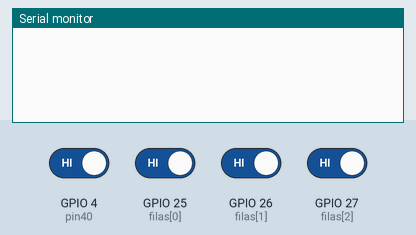
Recording of a program running on a simulated ESP32. Shown: the last lines printed to the serial monitor. The test bench sets the inputs (shaded band); at power-on: GPIO 4 (pin40), GPIO 25 (filas[0]), GPIO 26 (filas[1]), GPIO 27 (filas[2]) HIGH.

Above: at 1.2 s.
1.3 s: GPIO 4 (pin40) driven LOW and GPIO 25 (filas[0]) driven LOW
At 1.43 s:
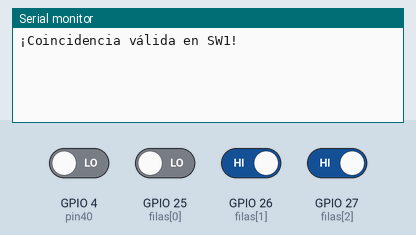
3.2 s: GPIO 26 (filas[1]) driven LOW
At 3.4 s:
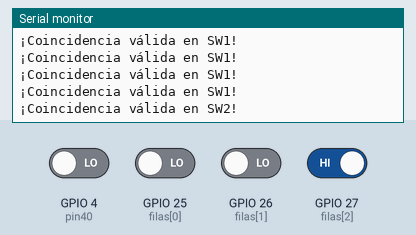
4.7 s: GPIO 27 (filas[2]) driven LOW
At 5.05 s:
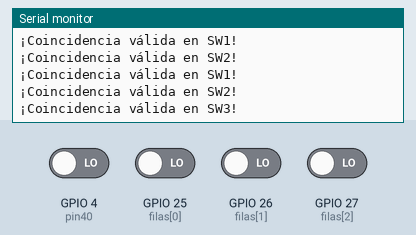
Timing chart, 0 to 7.7 s (numbered marks = the images above; inputs shaded):
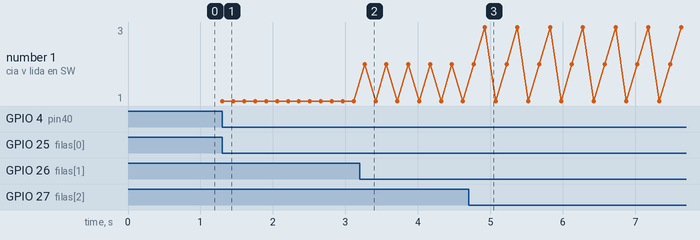

The program:

main.cpp
```cpp
#include <Arduino.h>

// Pines del ESP32 conectados al teclado
const int pin40 = 4;                      // Pin común del teclado
const int filas[] = {25, 26, 27};         // GPIOs disponibles y válidos (ajusta tus conexiones físicas)
const char* nombres[] = {"SW1", "SW2", "SW3"};

const unsigned long umbralTiempo = 800;  // microsegundos mínimos para validación

unsigned long tiempoInicio[3] = {0, 0, 0};
bool posibleCoincidencia[3] = {false, false, false};

void setup() {
  Serial.begin(115200);
  pinMode(pin40, INPUT);
  for (int i = 0; i < 3; i++) {
    pinMode(filas[i], INPUT);
  }
}

void loop() {
  bool estado40 = digitalRead(pin40);

  for (int i = 0; i < 3; i++) {
    bool estadoFila = digitalRead(filas[i]);

    if (estado40 == LOW && estadoFila == LOW) {
      if (!posibleCoincidencia[i]) {
        posibleCoincidencia[i] = true;
        tiempoInicio[i] = micros();
      } else {
        unsigned long duracion = micros() - tiempoInicio[i];
        if (duracion > umbralTiempo) {
          Serial.print("¡Coincidencia válida en ");
          Serial.print(nombres[i]);
          Serial.println("!");
          delay(150);
          posibleCoincidencia[i] = false;
        }
      }
    } else {
      posibleCoincidencia[i] = false;
    }
  }
}
```

Measured:
- after the input at 1.3 s, the serial monitor: prints a new line at once (image 1)
- after the input at 3.2 s, the serial monitor: prints a new line after 0.07 s (image 2)
- after the input at 4.7 s, the serial monitor: prints a new line after 0.22 s (image 3)
- plotted number 1: 1 → 3 after the input at 4.7 s
